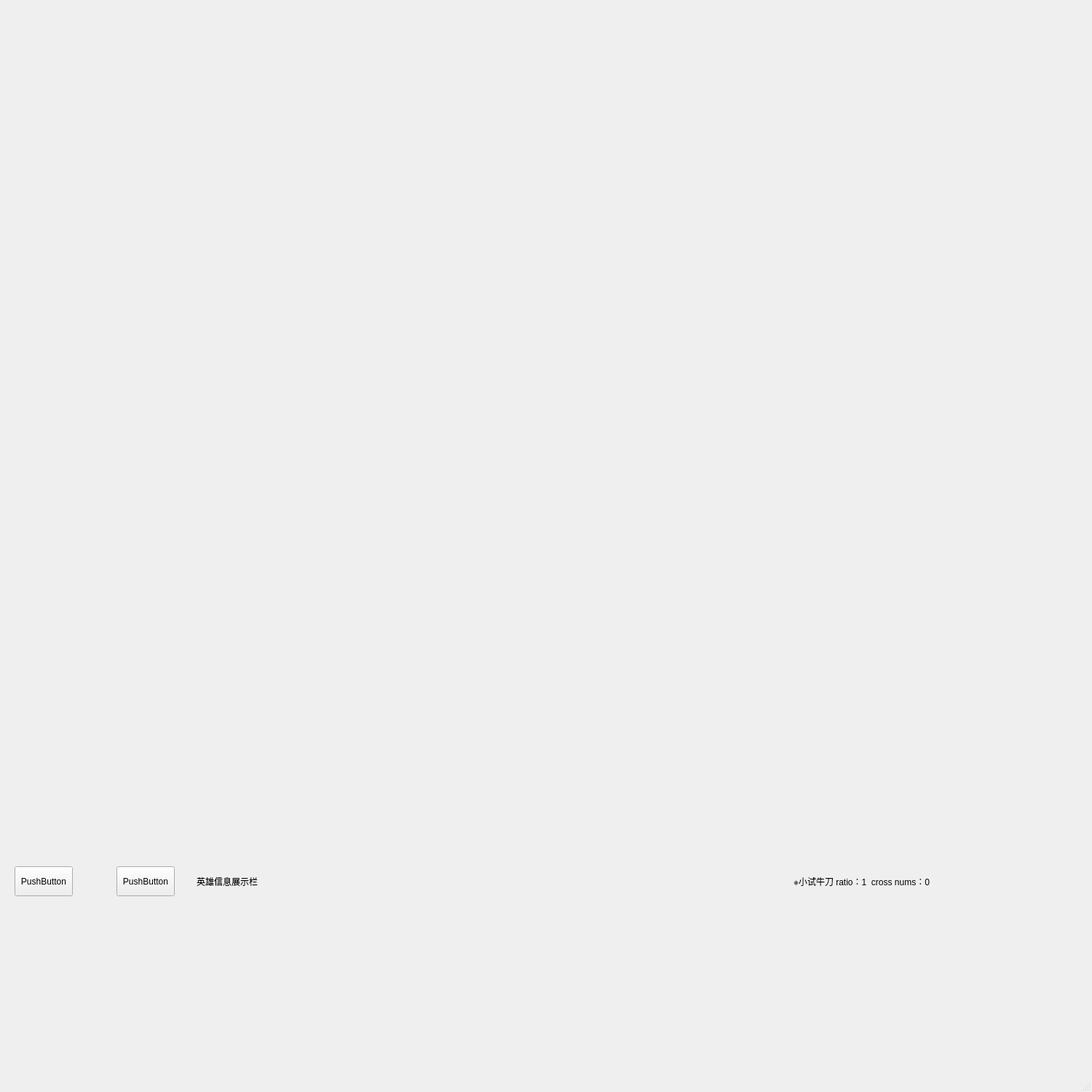
<?xml version="1.0" encoding="UTF-8"?>
<ui version="4.0">
 <class>MainWindow</class>
 <widget class="QMainWindow" name="MainWindow">
  <property name="geometry">
   <rect>
    <x>0</x>
    <y>0</y>
    <width>1500</width>
    <height>1500</height>
   </rect>
  </property>
  <property name="windowTitle">
   <string>Sdorica</string>
  </property>
  <widget class="QWidget" name="centralwidget">
   <widget class="QPushButton" name="Button1">
    <property name="geometry">
     <rect>
      <x>20</x>
      <y>1190</y>
      <width>80</width>
      <height>41</height>
     </rect>
    </property>
    <property name="text">
     <string>PushButton</string>
    </property>
   </widget>
   <widget class="QPushButton" name="Button2">
    <property name="geometry">
     <rect>
      <x>160</x>
      <y>1190</y>
      <width>80</width>
      <height>41</height>
     </rect>
    </property>
    <property name="text">
     <string>PushButton</string>
    </property>
   </widget>
   <widget class="QLabel" name="label">
    <property name="geometry">
     <rect>
      <x>270</x>
      <y>1190</y>
      <width>851</width>
      <height>42</height>
     </rect>
    </property>
    <property name="text">
     <string>英雄信息展示栏</string>
    </property>
   </widget>
   <widget class="QLabel" name="label2">
    <property name="geometry">
     <rect>
      <x>1090</x>
      <y>1190</y>
      <width>900</width>
      <height>41</height>
     </rect>
    </property>
    <property name="text">
     <string>※小试牛刀 ratio：1  cross nums：0</string>
    </property>
   </widget>
  </widget>
  <widget class="QMenuBar" name="menubar">
   <property name="geometry">
    <rect>
     <x>0</x>
     <y>0</y>
     <width>1500</width>
     <height>21</height>
    </rect>
   </property>
  </widget>
  <widget class="QStatusBar" name="statusbar"/>
 </widget>
 <resources/>
 <connections/>
</ui>
